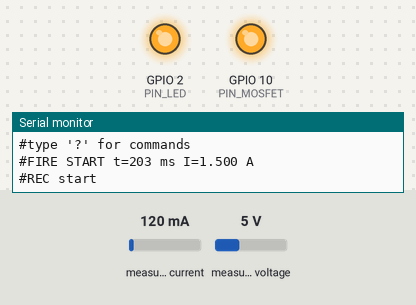
Recording of a program running on a simulated ESP32-S3. Shown: output pins drawn as LEDs (lit = HIGH), the last lines printed to the serial monitor. Wiring (inferred from the names in the program): INA219 current sensor at I2C address 0x40. The inputs (shaded band) are chosen by the test bench; at power-on: measured current 120 mA, measured voltage 5 V.

Above: at 1.4 s.
1.5 s: measured current set to 40 mA
At 2.1 s:
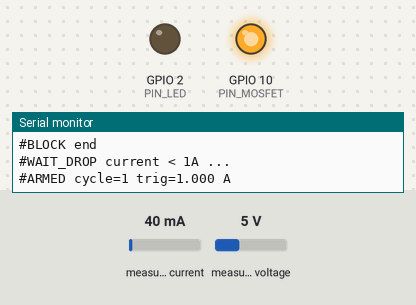
6.0 s: measured current set to 74 mA
7.5 s: measured current set to 85 mA
At 8.3 s:
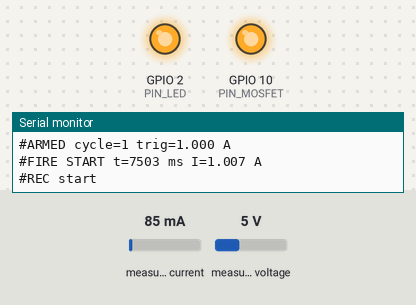
Timing chart, 0 to 11.5 s (numbered marks = the images above; inputs shaded):
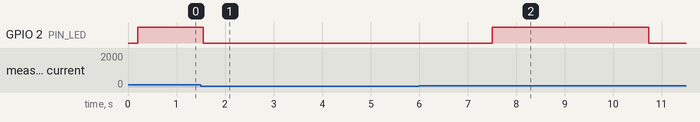

The program:

main.cpp
```cpp
// ============================================================
// current-test：激发事件检测固件（ESP32-S3 + INA226）
//
// 判定规则（射击点）：
//   电流首次 > 1A  → 激发开始（射击点，#FIRE START）
//   电流 < 1A（持续 50ms）→ 激发结束（#FIRE STOP），循环检测
//   负值不做零点校准、忽略（INA226 零点噪声，不参与判定）
//
// 电流平滑（readA → smoothA）：
//   1kHz 采样下点对点抖动 ±0.5~1A，叠加在 30ms 射速谷底上。readA() 对 INA226
//   读数做 SMOOTH_N=5 点滑动平均（低通），压掉 2~3ms 高频抖动；谷底检测与
//   #BLOCK 波形存储统一使用平滑值。
//
// 连发单发检测（detectValleyShot）：
//   连发时扳机持续按住、电流始终 > 1A，每一发表现为电流波动的谷底→上升沿。
//   每收到一个采样：跟踪下降沿，记录谷底最低点；确认谷底并开始上升时（情况B），
//   若峰谷差 ≥ VALLEY_DROP_A 且距上一发 ≥ SHOT_MIN_GAP_MS → 计一发并输出 #SHOT。
//   发数完全由谷底检测确认：n=1 即第一个谷底（#FIRE START 仅标记激发开始，不计数）。
//
// 记录流程（自动循环）：
//   1) WAIT：电流 > 1A（第一次）→ #FIRE START（射击点）+ 开始记录
//   2) RECORD：每 1ms 采样一次（1000Hz），同时检测回落与连发谷底
//      —— 电流 < 1A 持续 50ms → 提前结束本轮（激发停止）
//      —— 满 2000 点（2s）仍不回落 = 长按，强制结束（上限保护）
//   3) 激发结束后一次性返回数据（#BLOCK begin ... #BLOCK end），期间不采样
//   4) 回到 WAIT，等待下一次激发（循环）
// 串口命令见 '?'。详见 README.md。
// ============================================================
#include <Arduino.h>
#include "config.h"
#include "INA226.h"

INA226 ina;

// ---- 记录缓冲（最多 2000 × 1ms = 2s）----
struct Sample { uint16_t tMs; int16_t mA; };   // tMs 相对触发时刻；mA 电流
static Sample g_buf[RECORD_COUNT];

// ---- 状态机 ----
enum Phase { PH_WAIT, PH_RECORD, PH_TX, PH_COOLDOWN };
static Phase g_phase = PH_WAIT;
static uint32_t g_lastUs = 0;      // 轮询（WAIT/COOLDOWN）节拍
static uint32_t g_nextUs = 0;      // 记录（RECORD）下一采样点
static uint32_t g_startMs = 0;     // 本轮激发开始时刻（相对开机）
static uint32_t g_fireStartMs = 0; // 本轮激发开始时刻（用于 #FIRE STOP 时长）
static uint16_t g_idx = 0;         // 已记录样本数
static uint32_t g_cycle = 0;       // 已发送的记录轮次
static uint32_t g_dropSinceMs = 0; // 回落去抖计时
static float g_peakA = 0, g_sumA = 0;

// ---- 连发谷底检测状态（每次激发重置）----
static float    g_vPrevA = 0.0f;      // 上一采样电流
static float    g_vDropFromA = 0.0f;  // 本次下降起点（下降前的峰值）
static float    g_vValleyA = 0.0f;    // 本次下降的谷底最低点
static bool     g_vFalling = false;   // 是否处于下降沿
static uint32_t g_vLastShotMs = 0;    // 上一发时刻（最小间隔）
static uint16_t g_vShots = 0;         // 本轮激发内已检测到的发数
static uint32_t g_vT3 = 0;            // 第三发时刻（稳定射速起点，扣除 n1/n2 后）
static uint32_t g_vTLast = 0;         // 最后一发时刻（稳定射速终点）

// 启动段抑制（方案A）：激发开始后电流从 0 冲上浪涌峰值再回落，此段电流形态
// 是启动瞬态（回弹谷底会被误判成一发，如 n2）。判定：跟踪本轮峰值 g_vSurgePeakA，
// 直到电流回落到 ≤ 峰值×50% 才开启谷底检测（g_vArmed），从源头消灭假谷底。
static float g_vSurgePeakA = 0.0f;   // 本轮启动浪涌峰值（持续跟踪）
static bool  g_vArmed = false;       // 已过启动段（峰值回落过半），允许检测谷底

// ---- 电流平滑：滑动平均（低通）----
// 环形缓冲 + 累加和，O(1)/点。1kHz 采样下压掉 2~3ms 高频抖动，
// 保留 30ms 射速谷底。readA() 统一返回平滑值：谷底检测与波形存储都用平滑数据。
static float g_smBuf[SMOOTH_N];
static uint8_t g_smIdx = 0;
static float g_smSum = 0;
static uint8_t g_smCnt = 0;

static float readA() {
  const float raw = ina.currentA();
  // 移除最旧值（窗口未满时不移除）
  if (g_smCnt >= SMOOTH_N) g_smSum -= g_smBuf[g_smIdx];
  // 写入新值
  g_smBuf[g_smIdx] = raw;
  g_smSum += raw;
  g_smIdx = (g_smIdx + 1) % SMOOTH_N;
  if (g_smCnt < SMOOTH_N) g_smCnt++;
  return g_smSum / g_smCnt;   // 窗口未满时用已有点数平均
}

// ===== 连发单发谷底检测 =====
// 每次采样后调用。确认"谷底 → 开始上升"时打印一发（#SHOT）。
// 判定：总峰谷差（下降起点峰值 − 谷底）≥ VALLEY_DROP_A（0.8A，平滑后数据），
//       且距上一发 ≥ SHOT_MIN_GAP_MS（防单峰被噪声拆成两发）。
//       drop < 0.8A 视为电流抖动，不算一发。
// 启动段抑制：激发开始后电流冲上浪涌峰值，期间不做谷底检测；
//       直到电流从峰值回落到 ≤ 峰值×50% 才允许检测（见 g_vSurgePeakA/g_vArmed），
//       从源头消灭启动浪涌回弹造成的假谷底（如 n2）。
// 仅在激发区间（电流 > 1A）内检测；跌到阈值以下（停止段/负值）重置，
// 避免把"松扳机停机"误判成一发。
static void detectValleyShot(float iA, uint32_t nowMs) {
  if (iA <= TRIG_CURRENT_A) {
    g_vFalling = false;
    g_vPrevA = iA;
    return;
  }

  // 启动段抑制：持续跟踪峰值；电流回落到峰值×50% 以下后武装
  if (iA > g_vSurgePeakA) g_vSurgePeakA = iA;
  if (!g_vArmed) {
    if (g_vSurgePeakA > 0 && iA <= g_vSurgePeakA * 0.5f) g_vArmed = true;
    else {
      g_vFalling = false;      // 启动段内不跟踪谷底
      g_vPrevA = iA;
      return;
    }
  }

  if (iA < g_vPrevA) {
    // 下降沿：首次下降时记住起点峰值，之后持续更新谷底最低点
    if (!g_vFalling) {
      g_vDropFromA = g_vPrevA;
      g_vFalling = true;
    }
    g_vValleyA = iA;
  } else if (iA > g_vPrevA) {
    if (g_vFalling) {
      // 确认谷底（g_vValleyA 为最低点）并开始上升 → 一发
      const float drop = g_vDropFromA - g_vValleyA;   // 总峰谷差
      const bool deepOk = drop >= VALLEY_DROP_A;
      const bool gapOk  = (nowMs - g_vLastShotMs) >= SHOT_MIN_GAP_MS;
      if (deepOk && gapOk) {
        g_vShots++;
        g_vLastShotMs = nowMs;
        g_vTLast = nowMs;              // 最后一发时刻（稳定射速终点）
        if (g_vShots == 3) g_vT3 = nowMs;  // 第三发时刻（稳定射速起点，扣除 n1/n2）
        Serial.printf("#SHOT n=%u t=%lu ms I=%.3f A (drop=%.2f A)\n",
                      (unsigned)g_vShots, (unsigned long)nowMs, (double)iA,
                      (double)drop);
      }
      g_vFalling = false;
      g_vValleyA = iA;               // 谷底已处理，重置为当前点
    }
  }
  // 平台（相等）不动
  g_vPrevA = iA;
}

// ===== 激发开始：首次电流 > 1A（射击点）=====
static void startRecord(uint32_t nowMs, float iA) {
  g_phase = PH_RECORD;
  g_startMs = nowMs;
  g_fireStartMs = nowMs;
  g_idx = 0;
  g_peakA = iA;
  g_sumA = iA;                        // 首个样本计入统计
  g_buf[0].tMs = 0;
  g_buf[0].mA = (int16_t)roundf(iA * 1000.0f);
  g_idx = 1;
  g_nextUs = micros() + RECORD_DT_US;
  digitalWrite(PIN_LED, HIGH);
  // 重置连发谷底检测状态
  g_vPrevA = iA;
  g_vDropFromA = iA;
  g_vValleyA = iA;
  g_vFalling = false;
  g_vLastShotMs = nowMs;  // 上一发时刻暂为激发开始时刻：启动段抑制后
                          // 第一个谷底若距激发开始 < SHOT_MIN_GAP_MS 会被过滤
  g_vShots = 0;   // 发数从 0 开始：每一发都由谷底检测确认（无预置 n1）
  g_vT3 = 0;      // 第三发时刻（稳定射速起点，尚未出现）
  g_vTLast = 0;   // 最后一发时刻（尚未出现）
  // 启动段抑制（方案A）：从激发开始电流起跟踪浪涌峰值，回落过半前不做谷底检测
  g_vSurgePeakA = iA;
  g_vArmed = false;
  // 射击点：第一次电流超过阈值（仅标记激发开始，不计数）
  Serial.printf("#FIRE START t=%lu ms I=%.3f A\n",
                (unsigned long)nowMs, (double)iA);
  Serial.println("#REC start");
}

// ===== 激发结束：一次性返回本轮数据（发送期间不采样/不记录）=====
// stopMs：检测到"电流 < 1A 持续 50ms"的时刻（激发结束时刻）
static void sendBlock(uint32_t stopMs) {
  const uint32_t n = g_idx;                    // 实际记录点数
  const float avg = n ? g_sumA / n : 0.0f;
  const uint32_t dur = stopMs - g_fireStartMs;

  // 稳定射速：扣除前两发（n1 启动第一发、n2 启动后不稳定发），
  // 用 n3 至最后一发的间隔计算：freq = (发数−3) / (tLast − t3)
  // 例：shots=63（n1..n63），稳定段 n3..n63 = 61 发、60 个间隔。
  float freqHz = 0.0f;
  if (g_vShots >= 3 && g_vT3 > 0 && g_vTLast > g_vT3) {
    const uint32_t stableShots = g_vShots - 2;         // n3..nN 的发数
    const uint32_t intervals   = stableShots - 1;      // 间隔数
    freqHz = (float)intervals * 1000.0f / (float)(g_vTLast - g_vT3);
  }

  Serial.printf("#FIRE STOP t=%lu ms dur=%lu ms peak=%.3f A avg=%.3f A shots=%u freq=%.1f Hz n=%lu\n",
                (unsigned long)stopMs, (unsigned long)dur,
                (double)g_peakA, (double)avg, (unsigned)g_vShots,
                (double)freqHz, (unsigned long)n);
  Serial.printf("#BLOCK begin cycle=%lu n=%lu dt=%dus peak=%.3f A avg=%.3f A\n",
                (unsigned long)(++g_cycle), (unsigned long)n, RECORD_DT_US,
                (double)g_peakA, (double)avg);
  for (uint16_t i = 0; i < n; i++) {
    // Serial.printf("%u,%.3f A\n", g_buf[i].tMs, (double)(g_buf[i].mA * 0.001f));

    // Serial.printf(">A:%.3f\n",(double)(g_buf[i].mA * 0.001f));

  }
  Serial.println("#BLOCK end");
  digitalWrite(PIN_LED, LOW);
  g_phase = PH_COOLDOWN;
  g_dropSinceMs = 0;
  Serial.println("#WAIT_DROP current < 1A ...");
}

// ===== 串口命令 =====
static void printHelp() {
  Serial.println("#commands:");
  Serial.println("#  q        查询状态（相位/阈值/轮次）");
  Serial.println("#  v        查询一次 Vbus / 当前电流");
  Serial.println("#  d        读取 INA226 寄存器（诊断）");
  Serial.println("#  ? / h    本帮助");
}

static void printStatus() {
  static const char* ph[] = { "WAIT", "RECORD", "TX", "COOLDOWN" };
  Serial.printf("#status phase=%s trig=%.3f A cycles=%lu\n",
                ph[g_phase], (double)TRIG_CURRENT_A, (unsigned long)g_cycle);
  Serial.printf("#vbus=%.0f mV current=%.3f A\n",
                (double)ina.busVoltageMv(), (double)readA());
}

static void dumpRegs() {
  Serial.printf("#regs CONFIG=0x%04X SHUNT=0x%04X BUS=0x%04X CAL=0x%04X MFG=0x%04X DIE=0x%04X\n",
                ina.readReg(0x00), ina.readReg(0x01), ina.readReg(0x02),
                ina.readReg(0x05), ina.readReg(0xFE), ina.readReg(0xFF));
}

static void runCommand(char* cmd) {
  const char c = tolower(cmd[0]);
  switch (c) {
    case '?': case 'h': printHelp(); break;
    case 'v': printStatus(); break;
    case 'q': printStatus(); break;
    case 'd': dumpRegs(); break;
    default:
      Serial.printf("#unknown command: %s\n", cmd);
      printHelp();
  }
}

static void handleSerial() {
  static char buf[32];
  static uint8_t len = 0;
  while (Serial.available()) {
    const char ch = (char)Serial.read();
    if (ch == '\n' || ch == '\r') {
      if (len) { buf[len] = '\0'; runCommand(buf); len = 0; }
    } else if (len < sizeof(buf) - 1) {
      buf[len++] = ch;
    }
  }
}

void setup() {
  Serial.begin(SERIAL_BAUD);
  delay(200);
  pinMode(PIN_LED, OUTPUT);
  digitalWrite(PIN_LED, LOW);

  // 上电拉高 G10：使电机回路 MOSFET 导通（HIGH=导通），电流才能流过采样电阻
  pinMode(PIN_MOSFET, OUTPUT);
  digitalWrite(PIN_MOSFET, HIGH);
  Serial.println("#mosfet ON (G10 HIGH)");

  Serial.println();
  Serial.println("===== current-test : INA226 current recorder =====");
  const bool ok = ina.begin(PIN_SDA, PIN_SCL, I2C_CLK_HZ);
  if (!ok)
    Serial.println("#ERROR INA226 not detected (check SDA/SCL wiring & addr 0x40)");
  Serial.printf("#shunt=%d mOhm  vbus=%.0f mV\n",
                SHUNT_MOHM, (double)ina.busVoltageMv());

  Serial.printf("#ARMED record=%d x %dus  trig=%.3f A\n",
                RECORD_COUNT, RECORD_DT_US, (double)TRIG_CURRENT_A);
  Serial.println("#type '?' for commands");
}

void loop() {
  handleSerial();

  const uint32_t nowUs = micros();
  const uint32_t nowMs = millis();

  switch (g_phase) {
    case PH_WAIT:
    case PH_COOLDOWN: {
      // 轮询阶段：每 0.5ms 检测一次触发 / 回落（发送阶段不在这里，见 PH_TX）
      if (nowUs - g_lastUs >= POLL_INTERVAL_US) {
        g_lastUs = nowUs;
        const float iA = readA();
        if (g_phase == PH_WAIT) {
          if (iA > TRIG_CURRENT_A) startRecord(nowMs, iA);
        } else {
          if (iA < TRIG_CURRENT_A) {
            if (g_dropSinceMs == 0) g_dropSinceMs = nowMs;
            else if (nowMs - g_dropSinceMs >= DROP_DEBOUNCE_MS) {
              g_phase = PH_WAIT;
              g_dropSinceMs = 0;
              Serial.printf("#ARMED cycle=%lu trig=%.3f A\n",
                            (unsigned long)g_cycle, (double)TRIG_CURRENT_A);
            }
          } else {
            g_dropSinceMs = 0;
          }
        }
      }
      break;
    }

    case PH_RECORD: {
      // 记录阶段：严格每 1ms 采样一次（累加节拍防漂移）
      if (nowUs >= g_nextUs) {
        g_nextUs += RECORD_DT_US;
        const float iA = readA();
        g_buf[g_idx].tMs = (uint16_t)(nowMs - g_startMs);
        g_buf[g_idx].mA = (int16_t)roundf(iA * 1000.0f);
        g_sumA += iA;
        if (iA > g_peakA) g_peakA = iA;
        g_idx++;

        // 连发单发检测：确认谷底并开始上升 → 打印 #SHOT
        detectValleyShot(iA, nowMs);

        // 回落检测：电流 < 1A 持续 50ms → 激发停止，提前结束本轮
        if (iA < TRIG_CURRENT_A) {
          if (g_dropSinceMs == 0) g_dropSinceMs = nowMs;
          else if (nowMs - g_dropSinceMs >= DROP_DEBOUNCE_MS) {
            g_phase = PH_TX;
            sendBlock(nowMs);            // 激发结束：返回已记录的数据
            break;
          }
        } else {
          g_dropSinceMs = 0;
        }

        // 满 2000 点（2s）仍不回落 = 长按，强制结束（上限保护）
        if (g_idx >= RECORD_COUNT) {
          g_phase = PH_TX;
          sendBlock(nowMs);
        }
      }
      break;
    }

    case PH_TX:
      // 发送阶段：不读电流、不记录（sendBlock 已执行完，等待转入 COOLDOWN）
      break;
  }
}
```

INA226.cpp
```cpp
#include "INA226.h"
#include "config.h"

#define REG_CONFIG 0x00
#define REG_SHUNT  0x01
#define REG_BUS    0x02
#define REG_MFG_ID 0xFE
#define REG_DIE_ID 0xFF

void INA226::writeReg(uint8_t reg, uint16_t v) {
  Wire.beginTransmission(INA226_ADDR);
  Wire.write(reg);
  Wire.write(v >> 8);
  Wire.write(v & 0xFF);
  Wire.endTransmission();
}

uint16_t INA226::readReg(uint8_t reg) {
  Wire.beginTransmission(INA226_ADDR);
  Wire.write(reg);
  Wire.endTransmission(false);
  Wire.requestFrom((uint8_t)INA226_ADDR, (uint8_t)2);
  return ((uint16_t)Wire.read() << 8) | Wire.read();
}

bool INA226::begin(uint8_t sda, uint8_t scl, uint32_t clkHz) {
  Wire.begin(sda, scl);
  Wire.setClock(clkHz);

  // 校验芯片在位：Manufacturer ID 寄存器 0xFE = 0x5449（"TI"）
  const uint16_t mfg = readReg(REG_MFG_ID);
  if (mfg != 0x5449) {
    Serial.printf("[ina226] NOT FOUND: mfg=0x%04X die=0x%04X (check SDA/SCL, addr 0x40)\n",
                  mfg, readReg(REG_DIE_ID));
    return false;
  }

  // Config：连续 shunt+bus（MODE=111），AVG=1（bit[10:9]=00），
  //   VBUSCT/VSHCT = INA226_CONV_CODE（bit[8:6]/bit[5:3]）
  //   默认 code=1（204µs）→ 转换周期 (204+204)µs ≈ 0.41ms
  const uint16_t conv = (uint16_t)INA226_CONV_CODE & 0x7;
  _config = (conv << 6) | (conv << 3) | 0x0007;
  writeReg(REG_CONFIG, _config);

  const uint16_t rb = readReg(REG_CONFIG);
  if (rb != _config)
    Serial.printf("[ina226] config mismatch: wrote 0x%04X read 0x%04X\n", _config, rb);
  return true;
}

float INA226::shuntVoltageUv() {
  return (float)(int16_t)readReg(REG_SHUNT) * 2.5f;   // LSB = 2.5µV
}

float INA226::busVoltageMv() {
  return (float)(int16_t)readReg(REG_BUS) * 1.25f;    // LSB = 1.25mV
}

float INA226::currentA() {
  const float rOhm = SHUNT_MOHM * 1e-3f;
  return shuntVoltageUv() * 1e-6f / rOhm;            // V_shunt / R_shunt
}
```

INA226.h
```cpp
#pragma once
#include <Arduino.h>
#include <Wire.h>

// INA226 最小驱动（I2C，地址 0x40，分流电阻见 config.h 的 SHUNT_MOHM）
class INA226 {
 public:
  // 初始化 I2C 并配置为连续转换；返回是否读到 INA226 制造商 ID（0x5449 "TI"）
  bool begin(uint8_t sda, uint8_t scl, uint32_t clkHz = 400000);

  void writeReg(uint8_t reg, uint16_t v);
  uint16_t readReg(uint8_t reg);

  float shuntVoltageUv();  // 分流电压（µV，LSB=2.5µV）
  float busVoltageMv();    // 总线电压（mV，LSB=1.25mV）
  float currentA();        // 电流（A）= 分流电压 / 采样电阻

 private:
  uint16_t _config = 0;
};
```

config.h
```cpp
#pragma once

// ============================================================
// current-test：电流测试专用配置
// 板卡：triger-sensor-current-test（实验板）
//   ESP32-S3 立创开发板 + INA226（I2C 地址 0x40）+ 2mΩ 采样电阻
//   原理图见 PCB/triger-sensor-current-test-新原理图分析.md
//
// 记录流程（自动循环，见 README.md）：
//   1) 电流首次 > 1A → 激发开始（射击点 #FIRE START），开始记录
//   2) 每 1ms 记录一次（1000Hz）；电流 < 1A 持续 50ms → 激发停止，提前结束
//   3) 结束（回落或满 2000 点长按保护）后一次性返回数据（#BLOCK begin ... end）
//   4) 回到等待，循环检测下一次激发。负值不校准、忽略。
// ============================================================

// ===== 串口 =====
#define SERIAL_BAUD 921600   // 数据块一次性返回需要高波特率
                             // （2000 行 ≈ 28KB ≈ 0.3s @921600；115200 下约 2.4s）

// ===== I2C / INA226 =====
#define PIN_SDA 17           // 原理图 G17（SDA，2.2kΩ 上拉 R2）
#define PIN_SCL 18           // 原理图 G18（SCL，2.2kΩ 上拉）
#define INA226_ADDR 0x40     // A0=A1=GND → 0x40
#define I2C_CLK_HZ 400000
#define SHUNT_MOHM 2         // 采样电阻 2mΩ（HoLLR2512-3W-2mR-1%，3W）

// INA226 转换时间码（VBUSCT/VSHCT 共用，见 datasheet）
//   0=140µs  1=204µs  2=332µs  3=588µs  4=1100µs
// 记录周期 1ms 大于转换周期（约 0.41ms），读数新鲜；若需再快可改 code 0
#define INA226_CONV_CODE 1

// ===== 记录参数 =====
#define RECORD_COUNT 2000    // 连续记录次数（2s 窗口 = 2000 × 1ms，1000Hz）
#define RECORD_DT_US 1000    // 记录间隔（µs）= 1ms
#define TRIG_CURRENT_A 1.0f  // 触发/回落阈值：固定 1A（不测基础电流）——电流超过 1A
                             // 开始记录；发送完后电流回落到 1A 以下才进入下一轮
#define POLL_INTERVAL_US 500 // 等待/回落阶段的轮询间隔（触发检测时延 ≤0.5ms）
#define DROP_DEBOUNCE_MS 50  // 回落到阈值以下需持续 50ms 才确认（防抖）

// ===== 电流平滑（滑动平均低通，见 main.cpp smoothA）=====
// 1kHz 采样下点对点抖动 ±0.5~1A（周期 2~3ms），叠加在 30ms 真实射速谷底上。
// 滑动平均 N 点：压掉 <N·2ms 的高频抖动，保留慢变化谷底。
#define SMOOTH_N 5           // 窗口点数（5ms）。N=5：抖动被压掉≥60%，延迟≈2ms

// ===== 连发单发谷底检测（见 main.cpp detectValleyShot）=====
// 谷底判定：平滑后峰谷差 ≥ VALLEY_DROP_A 才计一发；drop < 阈值视为抖动。
// 注意：平滑同时削峰填谷，会把真实谷底 drop 压缩（0.5~0.7A 常见），
//       阈值需现场实测权衡：过低误报抖动、过高漏掉浅谷。
#define VALLEY_DROP_A 1.0f
#define SHOT_MIN_GAP_MS 30    // 相邻两发最小间隔（防单峰被噪声拆成两发；
                              // 30ms ≈ 33Hz 射速上限）

// ===== 引脚 =====
#define PIN_LED 2            // 状态 LED（G02 → R3 220Ω → LED1；记录期间点亮）
#define PIN_MOSFET 10        // 电机回路 MOSFET 使能（G10 → R5 → UCC27517 → Q1=20N03；
                             // HIGH=导通）。上电自动拉高，保证单独测试时电流流过采样电阻
```

Measured:
- the behaviour switches between 80 and 81 mA on measured current (found by bisection; images 1 and 2)
- after the input at 1.5 s, GPIO 2 (PIN_LED): HIGH → LOW after 0.06 s instead of 1.9 s
- after the input at 6.0 s, every drawn part: stays the same
- after the input at 7.5 s, GPIO 2 (PIN_LED): LOW → HIGH at once, → LOW 3.2 s later
